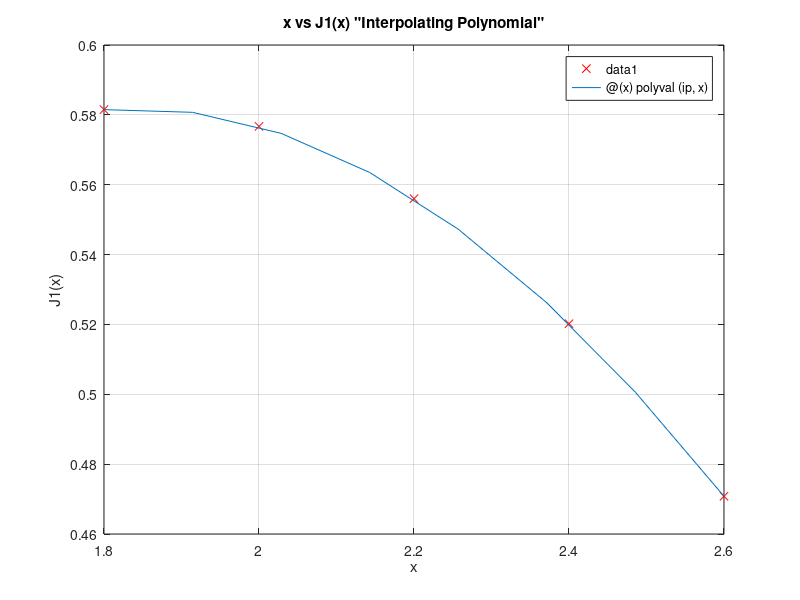
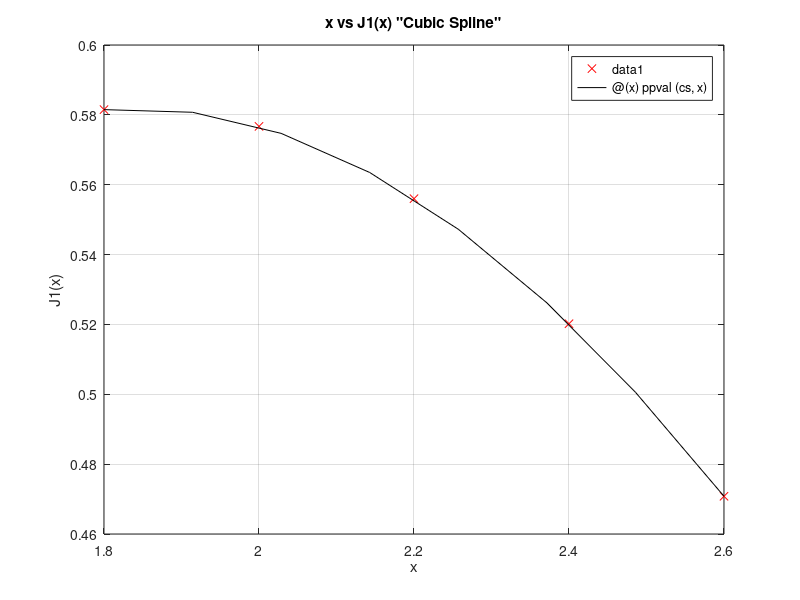

Write the MATLAB code that produced these figures, in order.
%ECOR2606 Fall 2015
%Quiz 5
%Name: Tayeb Al-Shedayfat
%#:100957964

%Part 1
fprintf('Part 1.\n');
%Defining the values
xv = [1.8 2.0 2.2 2.4 2.6];
Jv = [0.5815 0.5767 0.5560 0.5202 0.4708];
n = length(xv);

%Producing the interpolating polynomial
ip = polyfit(xv,Jv,n-1);
fp =@(x) polyval(ip,x);

%Producing the cubic spline
cs = spline(xv,Jv);
csf =@(x) ppval(cs,x);

%Prodcuing the plots
%Plot for interpolating polynomial
figure(1)
plot(xv,Jv,'xr')
title('x vs J1(x) "Interpolating Polynomial"')
ylabel('J1(x)')
xlabel('x')
grid on
hold on
fplot(fp, [1.8 2.6])
hold off

%plot for cubic spline
figure (2)
plot(xv,Jv,'xr')
title('x vs J1(x) "Cubic Spline"')
ylabel('J1(x)')
xlabel('x')
grid on
hold on
fplot(csf, [1.8 2.6],'k')
hold off
%The predicted values
fprintf('The predicted value for J(2.3) using polynomial interpolation is %.4f\nAnd using cubic spline its %.4f\n',fp(2.3),csf(2.3));

%Part 2
fprintf('\nPart 2.\n');
%defining the anynomus function
fx =@(x) (x.^3+7.*x).*(exp(-x));
%usign quad
IQ = quad(fx,3,9);
fprintf('The integration from 3 to 9 using quad is: %f\n',IQ);
%using trapz
xin=[3:0.25:9];
yin=fx(xin);
TI = trapz(xin,yin);
fprintf('The integration from 3 to 9 using Trapz is: %f\n',TI);

%Part 3
fprintf('\nPart 3.\n');
%Defining the constatns for 3 points qaussian quadrature
a=3;
b=9;
bass = (b-a)/2;
baa = (b+a)/2;
c0=5/9;
c1=8/9;
c2=5/9;
x0=-0.77459;
x1=0;
x2=0.77459;
%Applying the formula
p = bass*((c0*fx(baa+bass*x0))+(c1*fx(baa+bass*x1))+(c2*fx(baa+bass*x2)));
fprintf('Using 3 point Gaussian quadrature the answer is: %f\n',p);
